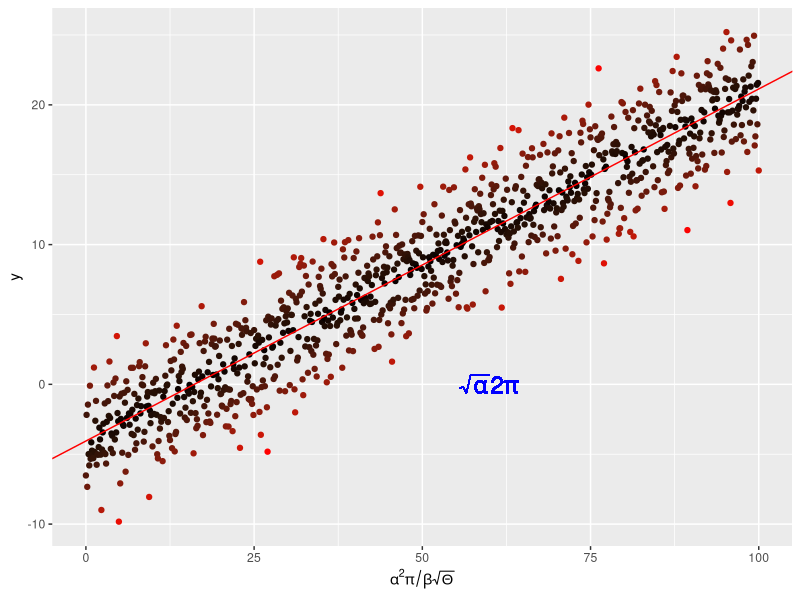

This chart was generated by the following R code: (Note: this script raises an error after producing the figure.)
#!/usr/bin/env Rscript

#Author: Amy Feakes
#Script: plotLin.R
#Description: annonates a linear regression and saves the figure as pdf
#Date: Oct 2022

#Clear workspace
rm(list=ls())

#Dependencies
require(tidyverse)

#create data 
x <- seq(0,100, by=0.1)
y <- -4. +0.25 *x +
  rnorm(length(x), mean = 0., sd=2.5)

#put into a df 
mydf <- data.frame(x=x, y=y)

#linear regression 
mylm <- summary(lm(y~x, data=mydf))

#plot 
p <- ggplot(mydf, aes(x=x, y=y, 
                      colour = abs(mylm$residual))
            ) + 
  geom_point() +
  scale_colour_gradient(low="black", high="red") +
  theme(legend.position="none") +
  scale_x_continuous(
    expression(alpha^2 * pi / beta *sqrt(Theta)))

#add regression line 
p <- p + geom_abline(
  intercept = mylm$coefficients[1][1],
  slope = mylm$coefficients[2][1],
  colour="red")

p <- p +geom_text(aes(x=60, y=0,
                      label = "sqrt(alpha) * 2* pi"),
                  parse =TRUE, size=6,
                  colour="blue")


#add to pdf 

pdf(paper = "a4r", width = 0, height = 0,"../results/MyLinReg.pdf")
print(p)
dev.off()
